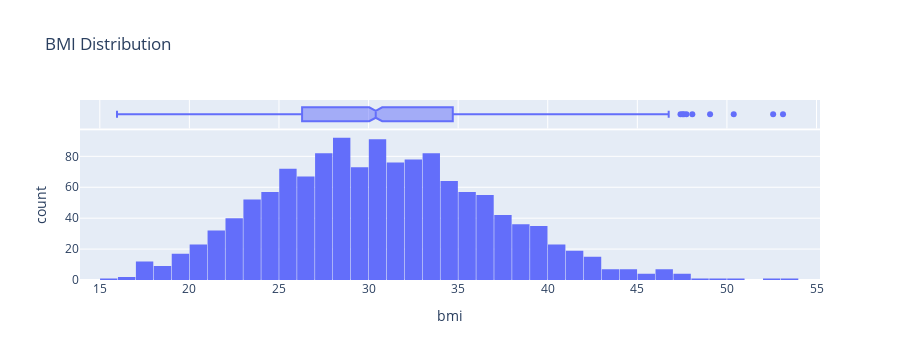

Write notebook code for a chart like this one.
### Markdown cell above
### Body Mass Index

Let's look at the distribution of BMI (Body Mass Index) of customers, using a histogram and box plot.

### Code cell
fig = px.histogram(medical_df,
                   x = 'bmi',
                   marginal='box',
                   #nbins=6,  used to allocte the no of bars
                   title='BMI Distribution')
fig.update_layout(bargap=0.03)
fig.show()

### Figure 1 — Plotly figure (JSON) as saved in the notebook; plotly's stock layout.template omitted (floating-point values rounded to 4 significant figures; data arrays with more than 128 entries replaced by an {"elided": "..."} marker saying what was removed)
{"data": [{"alignmentgroup": "True", "bingroup": "x", "hovertemplate": "bmi=%{x}<br>count=%{y}<extra></extra>", "legendgroup": "", "marker": {"color": "#636efa", "pattern": {"shape": ""}}, "name": "", "offsetgroup": "", "orientation": "v", "showlegend": false, "type": "histogram", "x": {"elided": "1338 float values"}, "xaxis": "x", "yaxis": "y"}, {"alignmentgroup": "True", "hovertemplate": "bmi=%{x}<extra></extra>", "legendgroup": "", "marker": {"color": "#636efa"}, "name": "", "notched": true, "offsetgroup": "", "showlegend": false, "type": "box", "x": {"elided": "1338 float values"}, "xaxis": "x2", "yaxis": "y2"}], "layout": {"bargap": 0.03, "barmode": "relative", "height": 360, "legend": {"tracegroupgap": 0}, "title": {"text": "BMI Distribution"}, "xaxis": {"anchor": "y", "autorange": true, "domain": [0, 1], "range": [13.89, 55.2], "title": {"text": "bmi"}, "type": "linear"}, "xaxis2": {"anchor": "y2", "autorange": true, "domain": [0, 1], "matches": "x", "range": [13.89, 55.2], "showgrid": true, "showticklabels": false, "type": "linear"}, "yaxis": {"anchor": "x", "autorange": true, "domain": [0, 0.8316], "range": [0, 96.84], "title": {"text": "count"}}, "yaxis2": {"anchor": "x2", "autorange": true, "domain": [0.8416, 1], "matches": "y2", "range": [-0.5, 0.5], "showgrid": false, "showline": false, "showticklabels": false, "ticks": "", "type": "category"}}}
